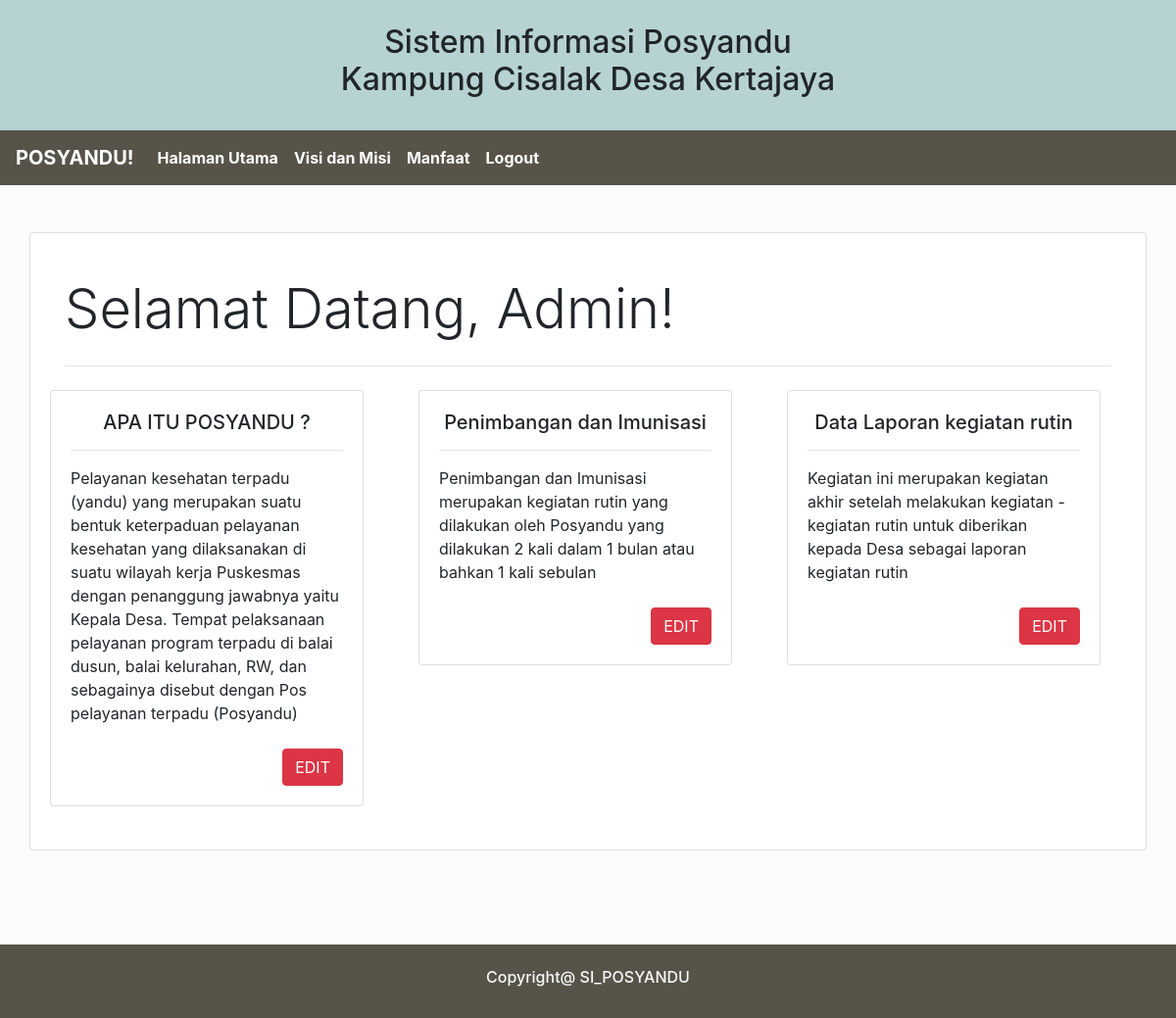
The page / on the database its author committed.
### tables this page shows
CREATE TABLE `artikel` (
  `Kode_artikel` int(10) NOT NULL,
  `Judul_artikel` varchar(5000) NOT NULL,
  `Isi_artikel` varchar(20000) NOT NULL
);

### application/controllers/Home.php (called while the page is built, shortened)
<?php
class Home extends CI_Controller{
    function __construct(){
        $this->load->model('Home_model');
    }
    public function index()
    {
        $data['judul'] = 'Halaman Utama';
        $data['home']=$this->Home_model->getArtikel();
        $this->load->view('Templates/Header', $data);
        $this->load->view('Home/Index', $data);
        $this->load->view('Templates/Footer');
    }
}

### index.php (called while the page is built, shortened)
<?php
require_once BASEPATH.'core/CodeIgniter.php';

### application/models/Home_model.php (called while the page is built, shortened)
<?php
class Home_model extends CI_Model{
    function getArtikel(){
        $this->db->select('*');
        $this->db->from('artikel');
        $kode_artikel = array(5, 6, 7, 8);
        $this->db->where_not_in('Kode_artikel', $kode_artikel);
        return $this->db->get()-> result();
    }
}

### application/views/Home/Index.php (the view, shortened to what this page needs)
<div class="container">
<div class="row mt-5">
<div class="card w-100">
    <div class="card-body">
    <div class=" jumbotron-fluid">
    <div class="container" style="background-color: #ffffff;"><br>
    <h1 class="display-4">Selamat Datang, Admin!</h1>
    <hr class="my-4"><P>
    </div>
    </div>
        <div class="row">
    <?php foreach($home as $h): ?>
        <div class="col-md-4">
        <div class="card" style="width: 20rem;">
        <div class="card-body">
        <h5 class="card-title text-center"><?= $h->Judul_artikel ?> </H5><hr>
        <p class="card-text">
        <?= $h->Isi_artikel; ?><br><br>
        <a class="btn btn-danger float-right" href="<?= base_url('Home/edit/'.$h->Kode_artikel);?>">EDIT</a>
        </p>
        </div>
        </div>
        </div>
    <?php endforeach; ?>
        </div>
        <br>
    </div>
    </div>
    <BR><BR><BR>
    <BR>
    </div>
    <br>
</div>

### rows shown on the page
artikel: Judul_artikel "APA ITU POSYANDU ?", Isi_artikel "Pelayanan kesehatan terpadu (yandu) yang merupakan suatu bentuk keterpaduan pelayanan kesehatan yang dilaksanakan di suatu wilayah kerja Puskesmas dengan penanggung jawabnya yaitu Kepala Desa. Tempat pelaksanaan pelayanan program terpadu di balai dusun, balai kelurahan, RW, dan sebagainya disebut dengan Pos pelayanan terpadu (Posyandu)"
artikel: Judul_artikel "Penimbangan dan Imunisasi", Isi_artikel "Penimbangan dan Imunisasi merupakan kegiatan rutin yang dilakukan oleh Posyandu yang dilakukan 2 kali dalam 1 bulan atau bahkan 1 kali sebulan"
artikel: Judul_artikel "Data Laporan kegiatan rutin", Isi_artikel "Kegiatan ini merupakan kegiatan akhir setelah melakukan kegiatan - kegiatan rutin untuk diberikan kepada Desa sebagai laporan kegiatan rutin"
